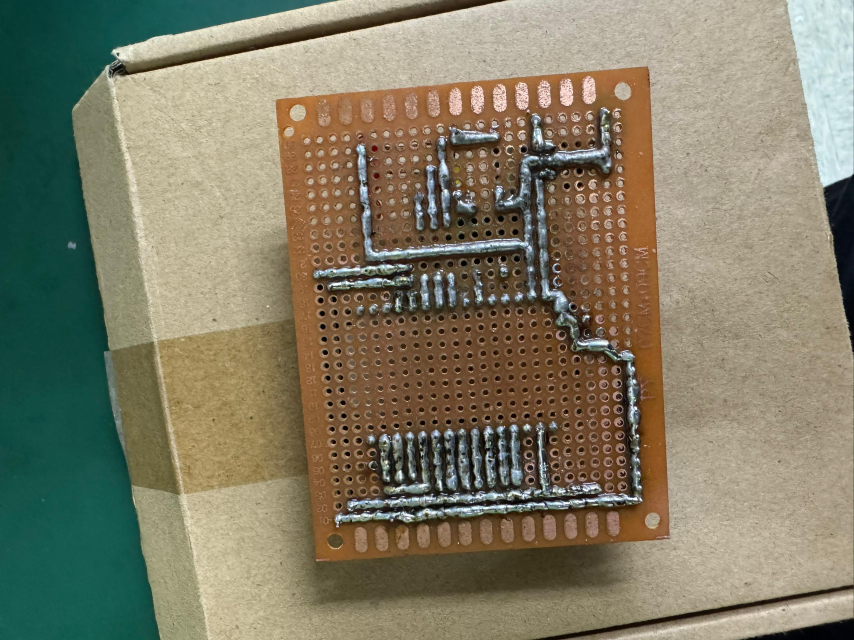
#> input picture Project Images/Circuit1.jpg, 2560 x 1920 px, given in place of the camera (shown at 1/3 size)
$ python camera.py
#> lines starting #> are read from the running program, lines starting #| are printed output that depends on the picture; after the words box and inside, x2 and y2 are one past the last pixel; in counts of white or black regions, pixels touching at a corner belong together
#> further down, frame is the input picture: shape (1920, 2560, 3); mean B, G, R 102.4, 124.3, 128.8
import cv2
import numpy as np

# [8 lines of commented-out code are left out]
def detect_color(frame, lower_color, upper_color):
    """Detects objects of a specific color in the given frame."""
    hsv_frame = cv2.cvtColor(frame, cv2.COLOR_BGR2HSV)
#> hsv_frame: shape (1920, 2560, 3); mean H, S, V 33.6, 97.8, 138.3
    mask = cv2.inRange(hsv_frame, lower_color, upper_color)
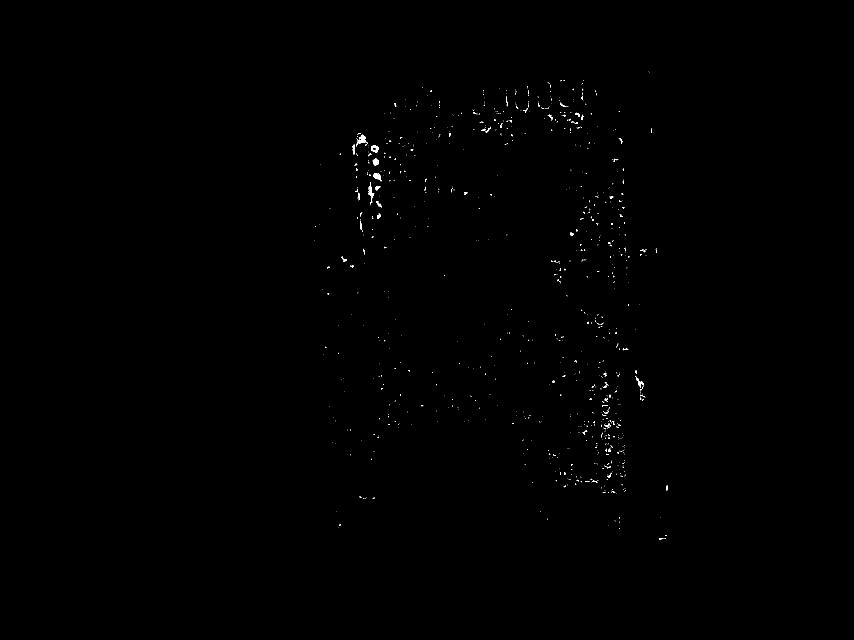
#> mask: shape (1920, 2560) (shown at 1/3 size); 0.15% white in thin lines or dots, all inside (x1, y1, x2, y2) = (942, 215, 2002, 1619)
    contours, _ = cv2.findContours(mask, cv2.RETR_TREE, cv2.CHAIN_APPROX_SIMPLE)
#> contours = 1049 contours, 1015 with area under 20; largest, box (x1, y1, x2, y2) and area: (1113, 435, 1136, 458) 343, (1118, 476, 1137, 497) 244, (1121, 519, 1146, 544) 240, (1105, 547, 1123, 590) 194, (1906, 1128, 1931, 1163) 136

    for contour in contours:
        # Filter out small contours
        if cv2.contourArea(contour) > 500:
            x, y, w, h = cv2.boundingRect(contour)
            cv2.rectangle(frame, (x, y), (x+w, y+h), (0, 255, 0), 2)
            cv2.putText(frame, "Object Detected", (x, y-10), cv2.FONT_HERSHEY_SIMPLEX, 0.6, (0, 255, 0), 2)
#> this loop made 1049 passes
#> contour on passes 1, 2, 5: [[1995, 1615], [1997, 1615]], [[1992, 1615], [1993, 1615]], [[1859, 1584], [1859, 1586]]
    return frame

# Define the color range for detection (e.g., red)
# Adjust HSV values as needed for your target object's color
lower_red = np.array([0, 120, 70])
upper_red = np.array([10, 255, 255])

# Initialize the webcam
#cam = cv2.VideoCapture(2)  # Use 0 for the default camera
#cam = cv2.VideoCapture(1, cv2.CAP_V4L2)

video_path = "/dev/video"
cam = cv2.VideoCapture(1)
print("running1")
# Apply camera settings
cam.set(cv2.CAP_PROP_FRAME_WIDTH, 1280)
cam.set(cv2.CAP_PROP_FRAME_HEIGHT, 1024)
cam.set(cv2.CAP_PROP_FPS, 30)
cam.set(cv2.CAP_PROP_BRIGHTNESS, -9)
cam.set(cv2.CAP_PROP_CONTRAST, 64)
cam.set(cv2.CAP_PROP_SATURATION, 25)
cam.set(cv2.CAP_PROP_HUE, 0)
cam.set(cv2.CAP_PROP_GAIN, 0)
cam.set(cv2.CAP_PROP_AUTOFOCUS, 0)
cam.set(cv2.CAP_PROP_BACKLIGHT, 0)
cam.set(cv2.CAP_PROP_SHARPNESS, 2)
cam.set(cv2.CAP_PROP_AUTO_WB, 0)
cam.set(cv2.CAP_PROP_WB_TEMPERATURE, 3686)
cam.set(cv2.CAP_PROP_AUTO_EXPOSURE, 1)
cam.set(cv2.CAP_PROP_EXPOSURE, 356)
print("running2")
if not cam.isOpened():
    print("Error: Could not open webcam.")
    exit()

print("Press 'Ctrl+C' to quit.")

try:
    while True:
        ret, frame = cam.read()
        if not ret:
            print("Failed to grab frame. Exiting...")
            break

        # Detect the color and draw bounding boxes
        processed_frame = detect_color(frame, lower_red, upper_red)

        # Display the frame
        cv2.imshow("Object Detection", processed_frame)

        # Exit on pressing 'q'
        if cv2.waitKey(1) & 0xFF == ord('q'):
#> (key q is pressed here)
            break

except KeyboardInterrupt:
    print("\nExiting...")

finally:
    cam.release()
    cv2.destroyAllWindows()

$ run again, on Project Images/Circuit2.jpg
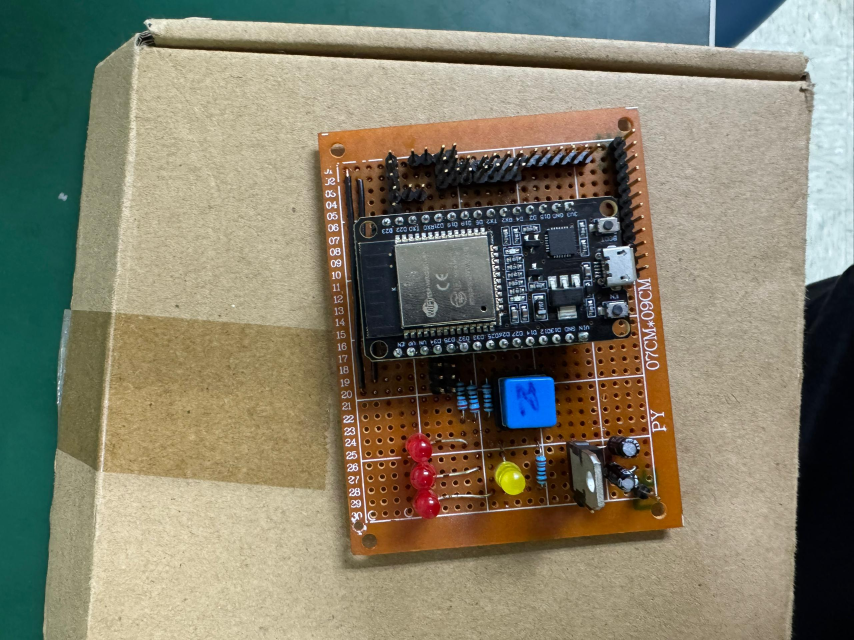
#> input picture Project Images/Circuit2.jpg, 2560 x 1920 px, given in place of the camera (shown at 1/3 size)
#> frame is the input picture: shape (1920, 2560, 3); mean B, G, R 107.7, 126.9, 130.7
#> hsv_frame: shape (1920, 2560, 3); mean H, S, V 41.9, 96.6, 141.5
#> in detect_color, `mask = cv2.inRange(hsv_frame, lower_color, upper_color)`:
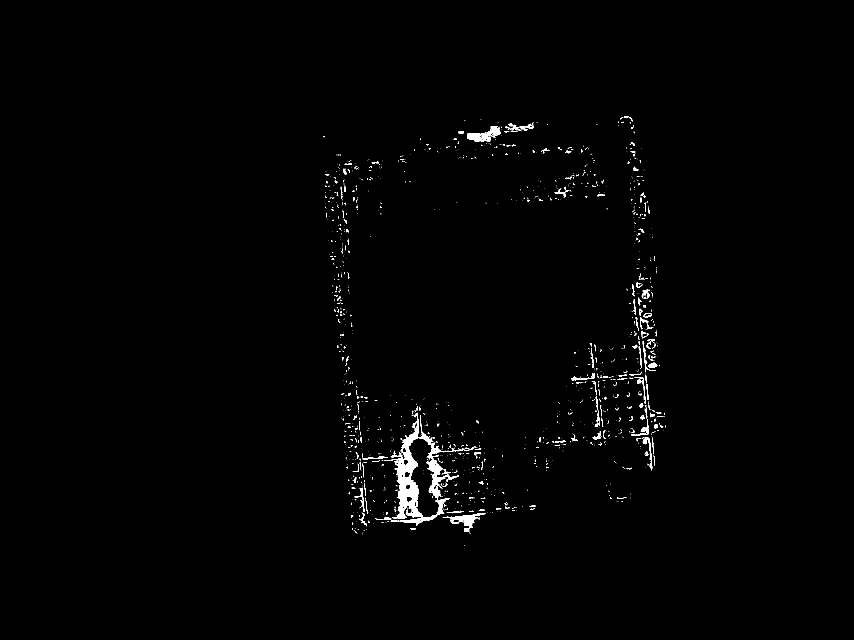
#> mask: shape (1920, 2560) (shown at 1/3 size); 0.79% white; 1532 white regions (1315 under 20 px)
#> contours = 1704 contours, 1563 with area under 20; largest, box (x1, y1, x2, y2) and area: (1152, 1238, 1424, 1576) 28870, (1224, 1313, 1320, 1554) 12618, (1402, 378, 1503, 424) 1994, (1328, 1539, 1456, 1584) 1453, (1928, 1313, 1957, 1411) 445
#> the loop in detect_color, `for contour in contours:` made 1704 passes
#> (x, y, w, h) on passes 40, 635, 690, 1648: (1328, 1539, 128, 45), (1152, 1238, 272, 338), (1224, 1313, 96, 241), (1402, 378, 101, 46)
